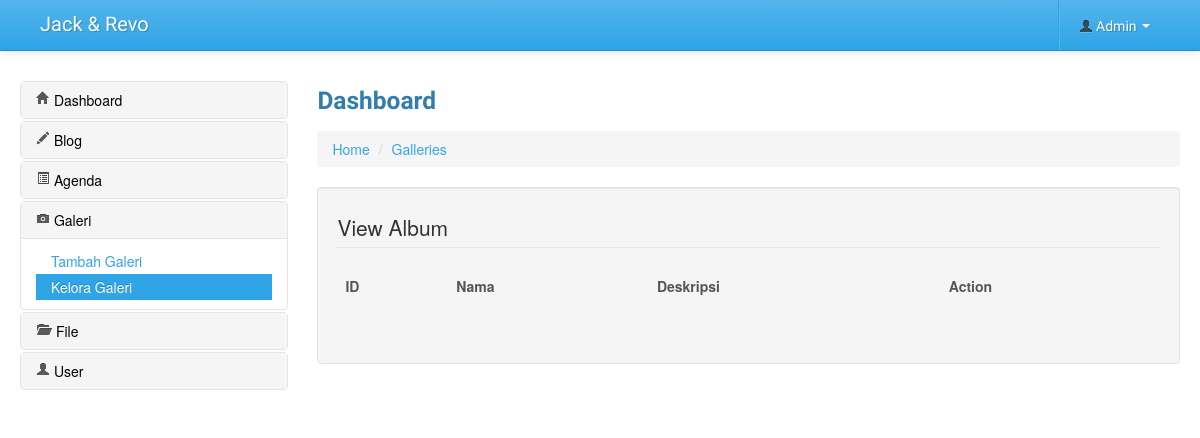
Before: /admin/index.php?page=galleries (signed in) with the older database file.
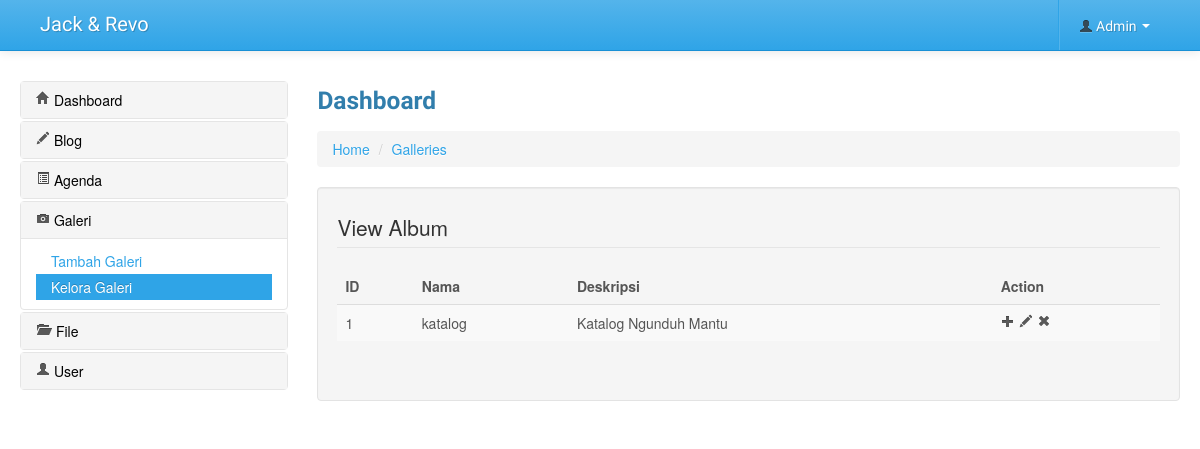
After: the same page with the newer database file.
### tables this page shows
CREATE TABLE IF NOT EXISTS `album` (
  `id_album` int(11) NOT NULL AUTO_INCREMENT,
  `nama_album` varchar(32) NOT NULL,
  `deskripsi_album` text NOT NULL,
  `id_admin` int(11) NOT NULL,
  PRIMARY KEY (`id_album`)
);

### admin/galleries.php (the view, shortened to what this page needs)
<?php
if (isset($_GET['p'])) {
    $halaman = $_GET['p'];
} else {
    $halaman = 1;
}
$jumlahDataPerHalaman = 5;
$dataMulai = ($halaman * $jumlahDataPerHalaman) - $jumlahDataPerHalaman;
$sql = "SELECT * FROM album LIMIT $dataMulai, $jumlahDataPerHalaman";
$result = mysql_query($sql) or die(mysql_error());
?>
<legend>View Album</legend>
<table class="table table-striped">
    <thead>
        <tr>
            <th>ID</th>
            <th>Nama</th>
            <th>Deskripsi</th>
            <th>Action</th>
        </tr>
    </thead>
    <tbody>
        <?php
        while ($rows = mysql_fetch_array($result)) :
            ?>
            <tr>
                <td><?php echo $rows['id_album']; ?></td>
                <td><?php echo $rows['nama_album']; ?></td>
                <td><?php echo $rows['deskripsi_album']; ?></td>
                <td>
                    <a href="<?php echo 'index.php?page=upload-foto&id-album=' . $rows['id_album']; ?>"><i class="icon-plus"></i></a>
                    <a href="<?php echo 'index.php?page=edit-gallery&id=' . $rows['id_album']; ?>"><i class="icon-pencil"></i></a>
                    <a href="<?php echo $base_url . 'admin/process/delete-user.php?id=' . $rows['id_admin']; ?>"><i class="icon-remove"></i></a>
                </td>
            </tr>
            <?php
        endwhile;
        ?>
    </tbody>
</table>

### admin/index.php (shortened to what this page needs)
<!DOCTYPE html>
<html lang="en">
    <head>
        <link href="../assets/css/bootstrap-cerulean.css" rel="stylesheet">
        <link href="../assets/css/bootstrap-responsive.css" rel="stylesheet">
        <link href="../assets/css/style.css" rel="stylesheet">
    </head>
    <body>
        <?php require_once './header.php'; ?>
        <div class="container-fluid" style="margin-top: 30px;">
            <div class="row-fluid">
                <?php require_once './sidebar.php'; ?>
                <div class="span9">
                    <h3 style="margin-top: 0px;">Dashboard</h3>
                    <ul class="breadcrumb">
                        <li><a href="<?php echo 'index.php?page=welcome'; ?>">Home</a> <span class="divider">/</span></li>
                        <li><a href="<?php echo 'index.php?page=' . $_GET['page']; ?>"><?php echo ucwords($_GET['page']); ?></a></li>
                    </ul>
                    <div class="content well">
                        <?php
                        if (isset($_GET['page'])) {
                            $page = $_GET['page'] . ".php";
                            if (file_exists($page)) {
                                require_once $page;
                            } else {
                                header('location:404.php');
                            }
                        } else {
                            header('location:index.php?page=welcome');
                        }
                        ?>
                    </div>
                </div>
            </div>
        </div>
    </body>
</html>

### admin/header.php (shortened to what this page needs)
<div class="navbar navbar-static-top">
    <div class="navbar-inner">
        <div class="container-fluid">
            <a class="brand" href="<?php echo 'index.php?page=welcome'; ?>">Jack & Revo</a>
            <div class="nav-collapse collapse navbar-responsive-collapse">
                <ul class="nav pull-right">
                    <li class="divider-vertical"></li>
                    <li class="dropdown">
                        <a href="#" class="dropdown-toggle" data-toggle="dropdown"><i class="icon-user"></i> Admin <b class="caret"></b></a>
                    </li>
                </ul>
            </div>
        </div>
    </div>
</div>

### admin/sidebar.php (shortened to what this page needs)
<div class="span3">
    <div class="accordion" id="sidebar">
        <div class="accordion-group">
            <div class="accordion-heading">
                <a class="accordion-toggle sidebar-menu" data-toggle="collapse" data-parent="#sidebar" href="#dashboard">
                    <i class="icon-home"></i> Dashboard
                </a>
            </div>
        </div>
        <div class="accordion-group">
            <div class="accordion-heading">
                <a class="accordion-toggle sidebar-menu" data-toggle="collapse" data-parent="#sidebar" href="#blog">
                    <i class="icon-pencil"></i> Blog
                </a>
            </div>
        </div>
        <div class="accordion-group">
            <div class="accordion-heading">
                <a class="accordion-toggle sidebar-menu" data-toggle="collapse" data-parent="#sidebar" href="#agenda">
                    <i class="icon-list-alt"></i> Agenda
                </a>
            </div>
        </div>
        <div class="accordion-group">
            <div class="accordion-heading">
                <a class="accordion-toggle sidebar-menu" data-toggle="collapse" data-parent="#sidebar" href="#galeri">
                    <i class="icon-camera"></i> Galeri
                </a>
            </div>
            <div id="galeri" class="accordion-body collapse <?php if ($_GET['page']=='add-gallery' OR $_GET['page']=='galleries') echo 'in' ?>">
                <div class="accordion-inner">
                    <ul class="nav nav-list">
                        <li <?php if ($_GET['page']=='add-gallery') echo 'class="active"' ?>><a href="index.php?page=add-gallery">Tambah Galeri</a></li>
                        <li <?php if ($_GET['page']=='galleries') echo 'class="active"' ?>><a href="index.php?page=galleries">Kelora Galeri</a></li>
                    </ul>
                </div>
            </div>
        </div>
        <div class="accordion-group">
            <div class="accordion-heading">
                <a class="accordion-toggle sidebar-menu" data-toggle="collapse" data-parent="#sidebar" href="#file">
                    <i class="icon-folder-open"></i> File
                </a>
            </div>
        </div>
        <div class="accordion-group">
            <div class="accordion-heading">
                <a class="accordion-toggle sidebar-menu" data-toggle="collapse" data-parent="#sidebar" href="#user">
                    <i class="icon-user"></i> User
                </a>
            </div>
        </div>
    </div>
</div>

### assets/css/style.css (style rules this page uses)
.sidebar-menu { background-color: #F5F5F5; color: #000000; text-decoration: none; }

Changed rows visible on the page:
added album: id_album "1", nama_album "katalog", deskripsi_album "Katalog Ngunduh Mantu"
